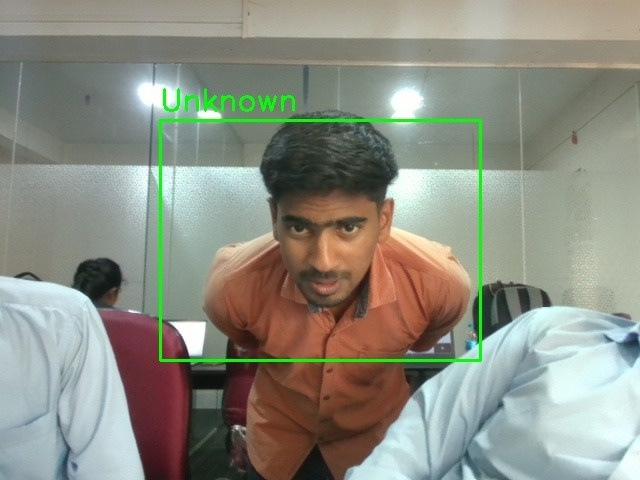
#> input picture Face Detection & Recognition System - Copy/known_faces/ARK_20250505_0416PM.jpg, 640 x 480 px
$ python main.py
#> lines starting #> are read from the running program, lines starting #| are printed output that depends on the picture
### Face Detection & Recognition System - Copy/detect.py
import cv2
import os
import numpy as np

# Initialize face detector and recognizer
face_cascade = cv2.CascadeClassifier(cv2.data.haarcascades + 'haarcascade_frontalface_default.xml')
face_recognizer = cv2.face.LBPHFaceRecognizer_create()

# Load known faces
KNOWN_FACES_DIR = "known_faces"
known_faces = []
known_names = []
label_map = {}

def train_recognizer():
    global known_names, label_map
    faces = []
    labels = []
    label_id = 0
    known_names = []
    label_map = {}

    # Create known_faces directory if it doesn't exist
    if not os.path.exists(KNOWN_FACES_DIR):
        os.makedirs(KNOWN_FACES_DIR)
        return

    for filename in os.listdir(KNOWN_FACES_DIR):
        if filename.endswith((".jpg", ".jpeg", ".png")):
            path = os.path.join(KNOWN_FACES_DIR, filename)
            # Extract only the name part before underscore or extension
            name = filename.split('_')[0]

            img = cv2.imread(path)
#> img is the input picture: shape (480, 640, 3); mean B, G, R 130.7, 142.6, 140.4
            if img is None:
                continue

            gray = cv2.cvtColor(img, cv2.COLOR_BGR2GRAY)
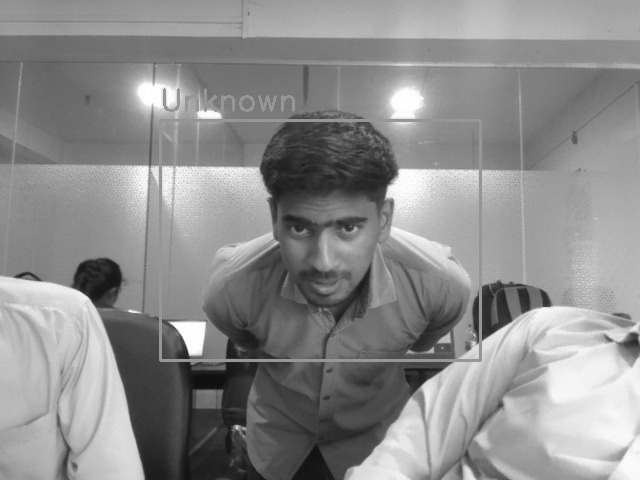
#> gray: shape (480, 640); min 11, max 255, mean 140.6
            detected_faces = face_cascade.detectMultiScale(
                gray,
                scaleFactor=1.1,
                minNeighbors=4,
                minSize=(30, 30),
                flags=cv2.CASCADE_SCALE_IMAGE
            )
#> detected_faces = [[258, 178, 132, 132]]

            if len(detected_faces) > 0:
                (x, y, w, h) = detected_faces[0]
#> x = 258; y = 178; w = 132; h = 132
                face = gray[y:y+h, x:x+w]
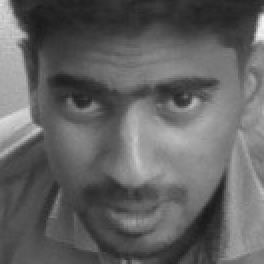
#> face: shape (132, 132) (shown 2 times larger); min 26, max 243, mean 98.4
                face = cv2.resize(face, (100, 100))
#> face: shape (100, 100)
                faces.append(face)

                if name not in label_map:
                    label_map[name] = label_id
                    label_id += 1
                    known_names.append(name)
                labels.append(label_map[name])
#> pass 2 of the loop in train_recognizer, `for filename in os.listdir(KNOWN_FACES_DIR):`:
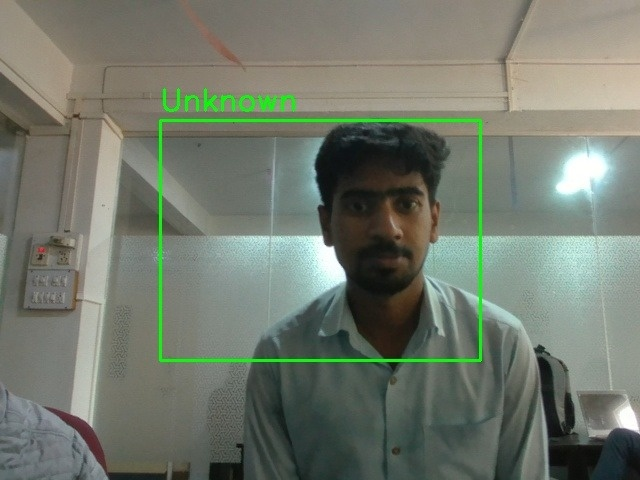
#> input picture Face Detection & Recognition System - Copy/known_faces/ARK_20250522_0318PM.jpg, 640 x 480 px
#> in train_recognizer, img is the input picture: shape (480, 640, 3); mean B, G, R 108.4, 121.3, 114
#> in train_recognizer, `gray = cv2.cvtColor(img, cv2.COLOR_BGR2GRAY)`:
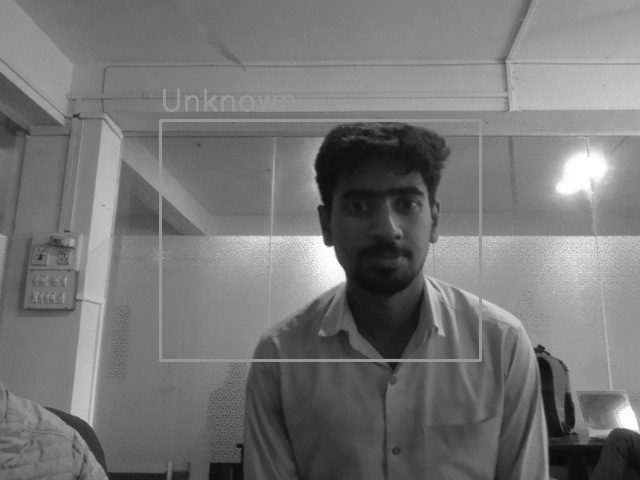
#> gray: shape (480, 640); min 8, max 255, mean 117.6
#> detected_faces = [[326, 159, 120, 120]]
#> in train_recognizer, `(x, y, w, h) = detected_faces[0]`: x = 326; y = 159; w = 120
#> in train_recognizer, `face = gray[y:y+h, x:x+w]`:
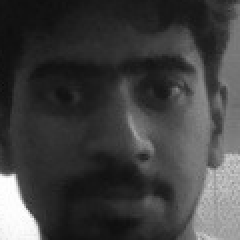
#> face: shape (120, 120) (shown 2 times larger); min 10, max 255, mean 64.4
#> pass 3 of the loop in train_recognizer, `for filename in os.listdir(KNOWN_FACES_DIR):`:
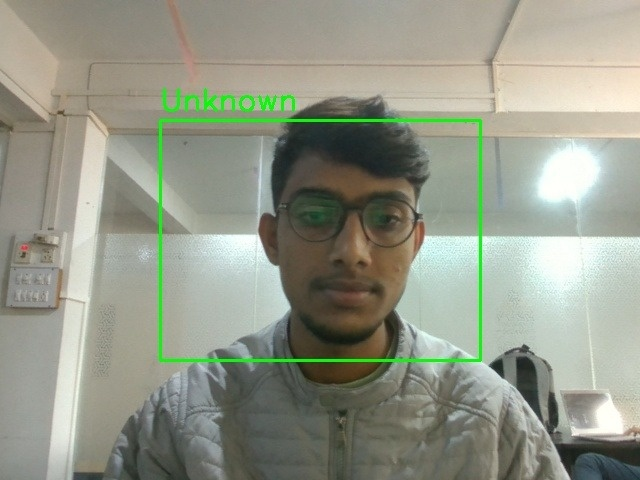
#> input picture Face Detection & Recognition System - Copy/known_faces/Shabbir_20250522_0319PM.jpg, 640 x 480 px
#> in train_recognizer, img is the input picture: shape (480, 640, 3); mean B, G, R 136.8, 152, 147.9
#> in train_recognizer, `gray = cv2.cvtColor(img, cv2.COLOR_BGR2GRAY)`:
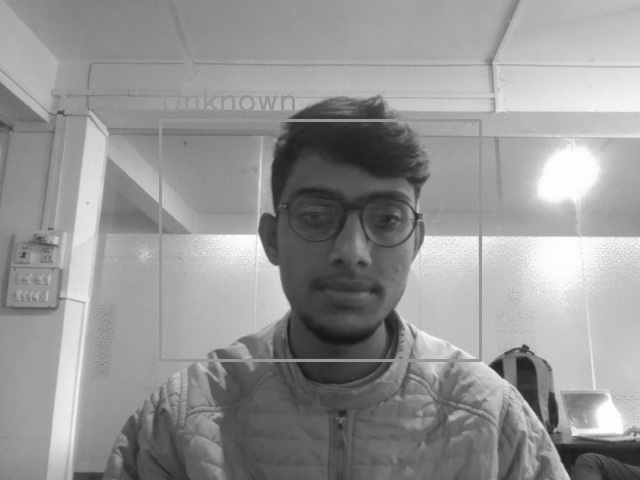
#> gray: shape (480, 640); min 20, max 255, mean 149
#> detected_faces = [[262, 151, 182, 182]]
#> in train_recognizer, `(x, y, w, h) = detected_faces[0]`: x = 262; y = 151; w = 182
#> in train_recognizer, `face = gray[y:y+h, x:x+w]`:
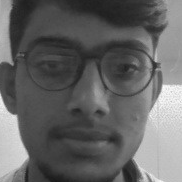
#> face: shape (182, 182); min 23, max 254, mean 100.3
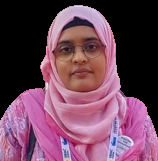
#> input picture Face Detection & Recognition System - Copy/dataset/nusrat.png, 158 x 161 px, given in place of the camera
#> in main, frame is the input picture: shape (161, 158, 3); mean B, G, R 90.4, 68.8, 110.2

    if len(faces) > 0:
        face_recognizer.train(faces, np.array(labels))

# Initial training
train_recognizer()

def recognize_face(frame):
    if len(known_names) == 0:
        return "No trained faces", None

    # Convert to grayscale
    gray = cv2.cvtColor(frame, cv2.COLOR_BGR2GRAY)
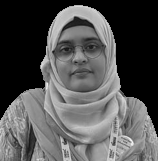
#> gray: shape (161, 158); min 0, max 245, mean 83.7

    # Detect faces with optimized parameters
    faces = face_cascade.detectMultiScale(
        gray,
        scaleFactor=1.1,
        minNeighbors=4,
        minSize=(30, 30),
        flags=cv2.CASCADE_SCALE_IMAGE
    )
#> faces = [[44, 21, 70, 70]]

    if len(faces) == 0:
        return "No Face", None

    for (x, y, w, h) in faces:
        face_roi = gray[y:y+h, x:x+w]
        face_roi = cv2.resize(face_roi, (100, 100))

        try:
            # Predict the face
            label_id, confidence = face_recognizer.predict(face_roi)

            # Lower confidence means better match in LBPH
            if confidence < 80:  # Reduced threshold for better recognition
                name = known_names[label_id]
            else:
                name = "Unknown"
        except Exception:
            name = "Unknown"

        # Return the name and face region
        return name, frame[y:y+h, x:x+w]
#> this loop made 1 pass
#> (x, y, w, h, label_id, confidence, name) on pass 1: (44, 21, 70, 70, 0, 115.2, 'Unknown')
#> pass 1, in recognize_face, `face_roi = cv2.resize(face_roi, (100, 100))`:
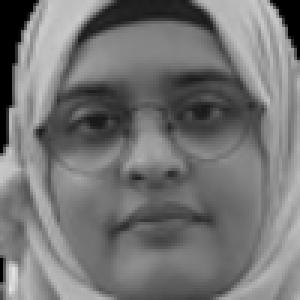
#> face_roi: shape (100, 100) (shown 3 times larger); min 0, max 228, mean 116.1

    return "Unknown", None

### Face Detection & Recognition System - Copy/main.py
import cv2
from detect import recognize_face

def main():
    # Initialize webcam
    cap = cv2.VideoCapture(0)

    if not cap.isOpened():
        print("Error: Could not open webcam")
        return

    while True:
        # Read frame from webcam
        ret, frame = cap.read()
        if not ret:
            print("Error: Could not read frame")
            break

        # Detect and recognize face
        name, face_crop = recognize_face(frame)
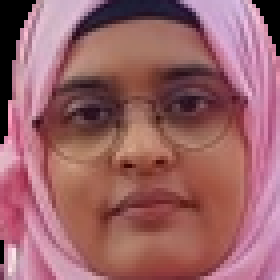
#> face_crop: shape (70, 70, 3) (shown 4 times larger); mean B, G, R 104.6, 99, 154.5
#> name = 'Unknown'

        # Draw rectangle and name if face is detected
        if face_crop is not None:
            height, width = frame.shape[:2]
#> height = 161; width = 158
            # Draw rectangle around the face
            cv2.rectangle(frame, (width//4, height//4),
                        (3*width//4, 3*height//4), (0, 255, 0), 2)

            # Put name text above the rectangle
            cv2.putText(frame, name, (width//4, height//4 - 10),
                       cv2.FONT_HERSHEY_SIMPLEX, 1, (0, 255, 0), 2)
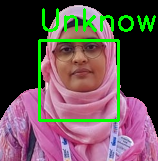
#> frame: shape (161, 158, 3); mean B, G, R 84.2, 81.8, 103.1

        # Display the frame
        cv2.imshow('Face Recognition', frame)

        # Break loop on 'q' press
        if cv2.waitKey(1) & 0xFF == ord('q'):
#> (key q is pressed here)
            break

    # Release resources
    cap.release()
    cv2.destroyAllWindows()

if __name__ == "__main__":
    main()
